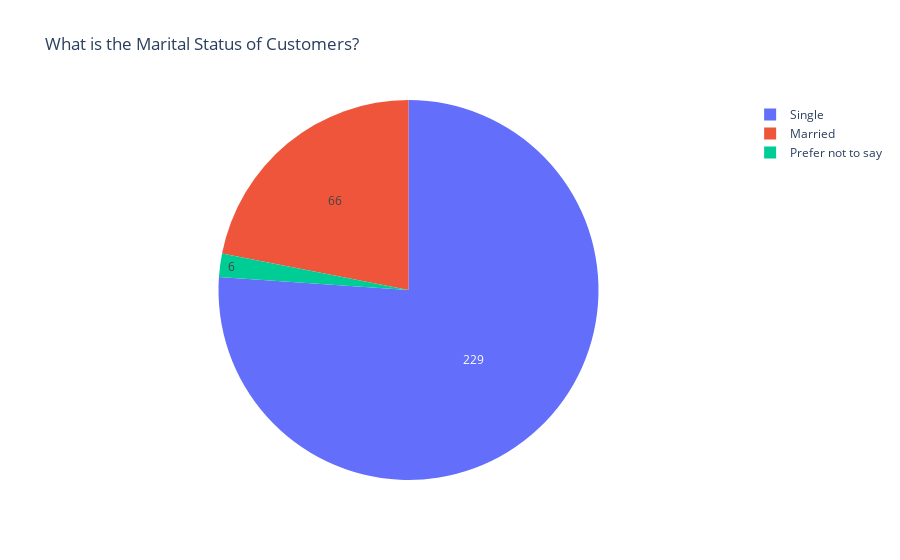

The cell this chart's notebook holds for it:
### Code cell
reorder = data[data["Output"] == "Yes"]
status_data = reorder["Marital Status"].value_counts()
label = status_data.index
counts = status_data.values

fig = go.Figure(data=[go.Pie(labels=label, values=counts)])
fig.update_layout(title_text="What is the Marital Status of Customers?")
fig.update_traces(
    hoverinfo="label+percent", textinfo="value", marker=dict(colors=colors)
)

fig.show()

### Figure 1 — Plotly figure (JSON) as saved in the notebook; plotly's stock layout.template omitted (floating-point values rounded to 4 significant figures)
{"data": [{"hoverinfo": "label+percent", "labels": ["Single", "Married", "Prefer not to say"], "marker": {"colors": [[0.5529, 0.898, 0.6314], [1, 0.6235, 0.6078]]}, "textinfo": "value", "type": "pie", "values": [229, 66, 6]}], "layout": {"title": {"text": "What is the Marital Status of Customers?"}}}
